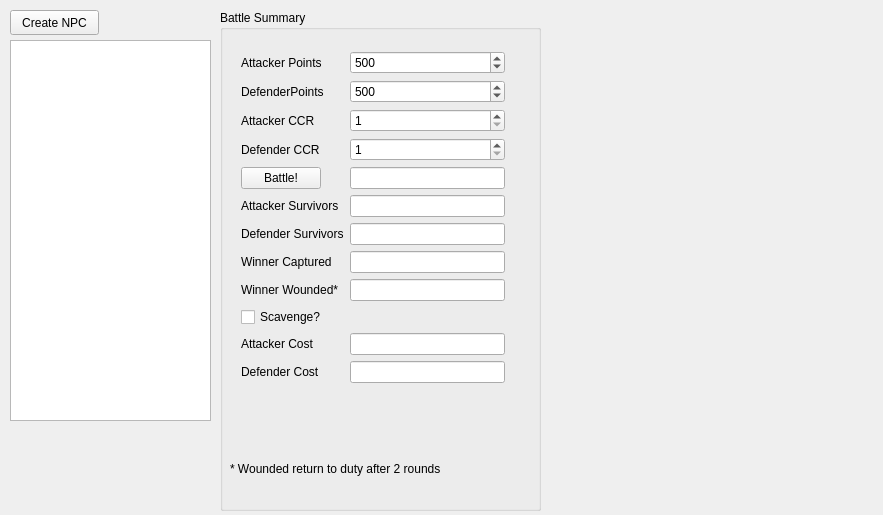
<?xml version="1.0" encoding="UTF-8"?>
<ui version="4.0">
 <class>MainWindow</class>
 <widget class="QMainWindow" name="MainWindow">
  <property name="geometry">
   <rect>
    <x>0</x>
    <y>0</y>
    <width>883</width>
    <height>515</height>
   </rect>
  </property>
  <property name="windowTitle">
   <string>MainWindow</string>
  </property>
  <widget class="QWidget" name="centralWidget">
   <widget class="QPushButton" name="pbNpc">
    <property name="geometry">
     <rect>
      <x>10</x>
      <y>10</y>
      <width>89</width>
      <height>25</height>
     </rect>
    </property>
    <property name="text">
     <string>Create NPC</string>
    </property>
   </widget>
   <widget class="QPlainTextEdit" name="pteOutput">
    <property name="geometry">
     <rect>
      <x>10</x>
      <y>40</y>
      <width>201</width>
      <height>381</height>
     </rect>
    </property>
   </widget>
   <widget class="QGroupBox" name="groupBox">
    <property name="geometry">
     <rect>
      <x>220</x>
      <y>10</y>
      <width>321</width>
      <height>501</height>
     </rect>
    </property>
    <property name="title">
     <string>Battle Summary</string>
    </property>
    <widget class="QWidget" name="formLayoutWidget">
     <property name="geometry">
      <rect>
       <x>10</x>
       <y>30</y>
       <width>286</width>
       <height>411</height>
      </rect>
     </property>
     <layout class="QFormLayout" name="formLayout">
      <item row="0" column="0">
       <widget class="QLabel" name="label">
        <property name="text">
         <string>Attacker Points</string>
        </property>
       </widget>
      </item>
      <item row="0" column="1">
       <widget class="QSpinBox" name="sbAttkPoints">
        <property name="minimum">
         <number>1</number>
        </property>
        <property name="maximum">
         <number>5000</number>
        </property>
        <property name="value">
         <number>500</number>
        </property>
       </widget>
      </item>
      <item row="1" column="0">
       <widget class="QLabel" name="label_2">
        <property name="text">
         <string>DefenderPoints</string>
        </property>
       </widget>
      </item>
      <item row="1" column="1">
       <widget class="QSpinBox" name="sbDefPoints">
        <property name="minimum">
         <number>1</number>
        </property>
        <property name="maximum">
         <number>5000</number>
        </property>
        <property name="value">
         <number>500</number>
        </property>
       </widget>
      </item>
      <item row="2" column="0">
       <widget class="QLabel" name="label_3">
        <property name="text">
         <string>Attacker CCR</string>
        </property>
       </widget>
      </item>
      <item row="2" column="1">
       <widget class="QSpinBox" name="sbAttkCCR">
        <property name="minimum">
         <number>1</number>
        </property>
        <property name="maximum">
         <number>6</number>
        </property>
       </widget>
      </item>
      <item row="3" column="0">
       <widget class="QLabel" name="label_4">
        <property name="text">
         <string>Defender CCR</string>
        </property>
       </widget>
      </item>
      <item row="3" column="1">
       <widget class="QSpinBox" name="sbDefCCR">
        <property name="minimum">
         <number>1</number>
        </property>
        <property name="maximum">
         <number>6</number>
        </property>
       </widget>
      </item>
      <item row="4" column="0">
       <widget class="QPushButton" name="pbBattle">
        <property name="text">
         <string>Battle!</string>
        </property>
       </widget>
      </item>
      <item row="4" column="1">
       <widget class="QLineEdit" name="leWinner">
        <property name="readOnly">
         <bool>true</bool>
        </property>
       </widget>
      </item>
      <item row="5" column="0">
       <widget class="QLabel" name="label_5">
        <property name="text">
         <string>Attacker Survivors</string>
        </property>
       </widget>
      </item>
      <item row="5" column="1">
       <widget class="QLineEdit" name="leAttkSurvive">
        <property name="readOnly">
         <bool>true</bool>
        </property>
       </widget>
      </item>
      <item row="6" column="0">
       <widget class="QLabel" name="label_6">
        <property name="text">
         <string>Defender Survivors</string>
        </property>
       </widget>
      </item>
      <item row="6" column="1">
       <widget class="QLineEdit" name="leDefSurvive">
        <property name="readOnly">
         <bool>true</bool>
        </property>
       </widget>
      </item>
      <item row="7" column="0">
       <widget class="QLabel" name="label_9">
        <property name="text">
         <string>Winner Captured</string>
        </property>
       </widget>
      </item>
      <item row="7" column="1">
       <widget class="QLineEdit" name="leLoseCaptured">
        <property name="readOnly">
         <bool>true</bool>
        </property>
       </widget>
      </item>
      <item row="8" column="0">
       <widget class="QLabel" name="label_10">
        <property name="text">
         <string>Winner Wounded*</string>
        </property>
       </widget>
      </item>
      <item row="8" column="1">
       <widget class="QLineEdit" name="leWinnerWounded"/>
      </item>
      <item row="10" column="0">
       <widget class="QLabel" name="label_7">
        <property name="text">
         <string>Attacker Cost</string>
        </property>
       </widget>
      </item>
      <item row="10" column="1">
       <widget class="QLineEdit" name="leAttkCost">
        <property name="readOnly">
         <bool>true</bool>
        </property>
       </widget>
      </item>
      <item row="11" column="0">
       <widget class="QLabel" name="label_8">
        <property name="text">
         <string>Defender Cost</string>
        </property>
       </widget>
      </item>
      <item row="11" column="1">
       <widget class="QLineEdit" name="leDefCost">
        <property name="readOnly">
         <bool>true</bool>
        </property>
       </widget>
      </item>
      <item row="9" column="0">
       <widget class="QCheckBox" name="cbScavenge">
        <property name="text">
         <string>Scavenge?</string>
        </property>
       </widget>
      </item>
     </layout>
    </widget>
    <widget class="QLabel" name="label_11">
     <property name="geometry">
      <rect>
       <x>10</x>
       <y>450</y>
       <width>281</width>
       <height>17</height>
      </rect>
     </property>
     <property name="text">
      <string>* Wounded return to duty after 2 rounds</string>
     </property>
    </widget>
   </widget>
  </widget>
 </widget>
 <layoutdefault spacing="6" margin="11"/>
 <resources/>
 <connections/>
</ui>
